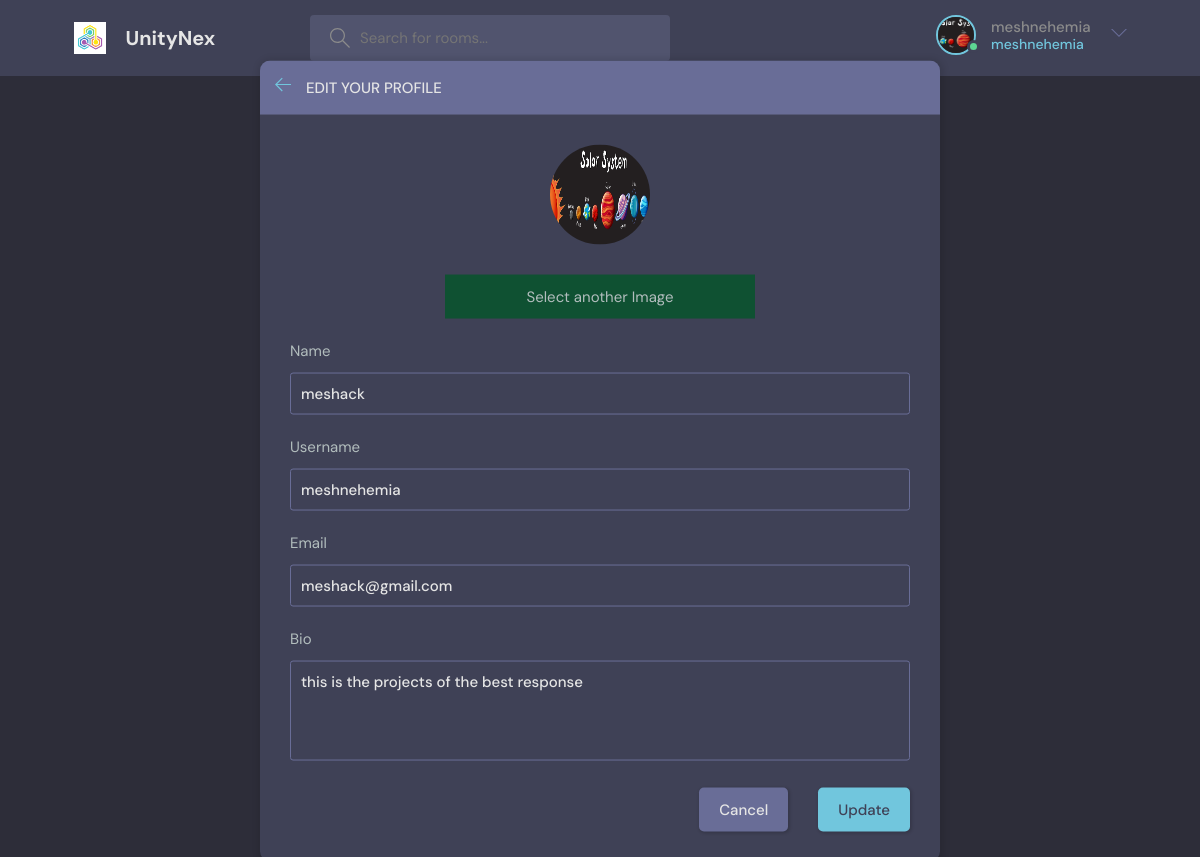
The page /update-user/ (signed in) on the database its author committed.
### socialmedia/models.py (models this page shows)
class User(AbstractUser):
    name = models.CharField(max_length=200, null=True)
    email = models.EmailField(unique=True, null=True)
    bio = models.TextField(null=True)
    avator = models.ImageField(null=True, upload_to='profile/', default="profile/avatar.svg")
    USERNAME_FIELD = 'email'
    REQUIRED_FIELDS = []

### socialmedia/views.py (the view)
# urls.py: path('update-user/', views.updateUser, name='update-user'),
@login_required(login_url='login')
def updateUser(request):
    user = request.user
    form = userForm(instance=user)
    context = {'form': form}
    if request.method == 'POST':
        form = userForm(request.POST, request.FILES, instance=user)
        if form.is_valid():
            form.save()
            return redirect('user-profile', pk=user.id)
    return render(request, 'socialmedia/update-user.html', context)

### socialmedia/forms.py
class userForm(ModelForm):
    class Meta:
        model = User
        fields = ['avator', 'name', 'username', 'email', 'bio']

### socialmedia/templates/socialmedia/update-user.html (shortened to what this page needs)
{% extends 'main.html' %}
{%block content%}
    <main class="update-account layout">
        <div class="container">
            <div class="layout__box">
                <div class="layout__boxHeader">
                    <div class="layout__boxTitle">
                        <a href="{% url 'home' %}">
                            <svg version="1.1" xmlns="http://www.w3.org/2000/svg" width="32" height="32"
                                viewBox="0 0 32 32">
                                <title>arrow-left</title>
                                <path
                                    d="M13.723 2.286l-13.723 13.714 13.719 13.714 1.616-1.611-10.96-10.96h27.625v-2.286h-27.625l10.965-10.965-1.616-1.607z">
                                </path>
                            </svg>
                        </a>
                        <h3>Edit your profile</h3>
                    </div>
                </div>
                <div class="layout__body">
                    <form class="form" action="" method ="POST" enctype="multipart/form-data">
                        {% for field in form %}
                          <div class="form__group">
                                {% if field.label == "Avator" %}
                                   <div style="display: flex; justify-content: center; flex-direction: column-reverse; text-align: center">
                                       <label for="{{ field.name }}" id="imagelabel" style="width: 50%;background-color: #0f5132;cursor: pointer; margin: 30px auto 0 auto;padding: 10px 0">Select another Image</label>
                                        <img src="{{ field.value.url }}"  class = "myimage" alt="" style="height: 100px;width: 100px; border-radius: 50%; margin: auto">
                                   </div>
                                {% else %}
                                    <label for="profile_pic">{{field.label}}</label>
                                   {{ field }}
                                {% endif %}
                          </div>
                        {% endfor %}
                        <div class="form__action">
                            <a class="btn btn--dark" href="{% url 'home' %}">Cancel</a>
                            <button class="btn btn--main" type="submit">Update</button>
                        </div>
                    </form>
                </div>
            </div>
        </div>
    </main>
{% endblock content %}

### templates/navbar.html (shortened to what this page needs)
{% load static %}
<header class="header header--loggedIn">
    <div class="container">
        <a href="{% url 'home' %}" class="header__logo">
            <img src="{% static 'images/icons/logo.png' %}"/>
            <h1>UnityNex</h1>
        </a>
        <form class="header__search" action="{% url 'home' %}" method="get">
            <label>
                <input type="text" name="q" placeholder="Search for rooms..."/>
            </label>
        </form>
        <nav class="header__menu">
            {% if request.user.is_authenticated %}
                <div class="header__user">
                    <a href="{% url 'user-profile' request.user.id %}">
                        <div class="avatar avatar--medium active">
                            <img src="{{ request.user.avator.url }}"/>
                        </div>
                        <p>{{ request.user.username }} <span>{{ request.user.username }}</span></p>
                    </a>
                    <button class="dropdown-button">
                        <svg version="1.1" xmlns="http://www.w3.org/2000/svg" width="32" height="32"
                             viewBox="0 0 32 32">
                            <title>chevron-down</title>
                            <path d="M16 21l-13-13h-3l16 16 16-16h-3l-13 13z"></path>
                        </svg>
                    </button>
                </div>
            {% else %}
                <a href="{% url 'login' %}">
                    <img src="{% static 'images/profilesImages/avatar.svg' %}"/>
                    <p>Login</p>
                </a>
            {% endif %}
        </nav>
    </div>
</header>

### rows shown on the page
User: user.avator (picture), user.username "meshnehemia", form "meshack" "meshnehemia" "meshack@gmail.com" "this is the projects of the best response"

### other values the page prints
{{ field.label }} "Name" "Username" "Email" "Bio"
